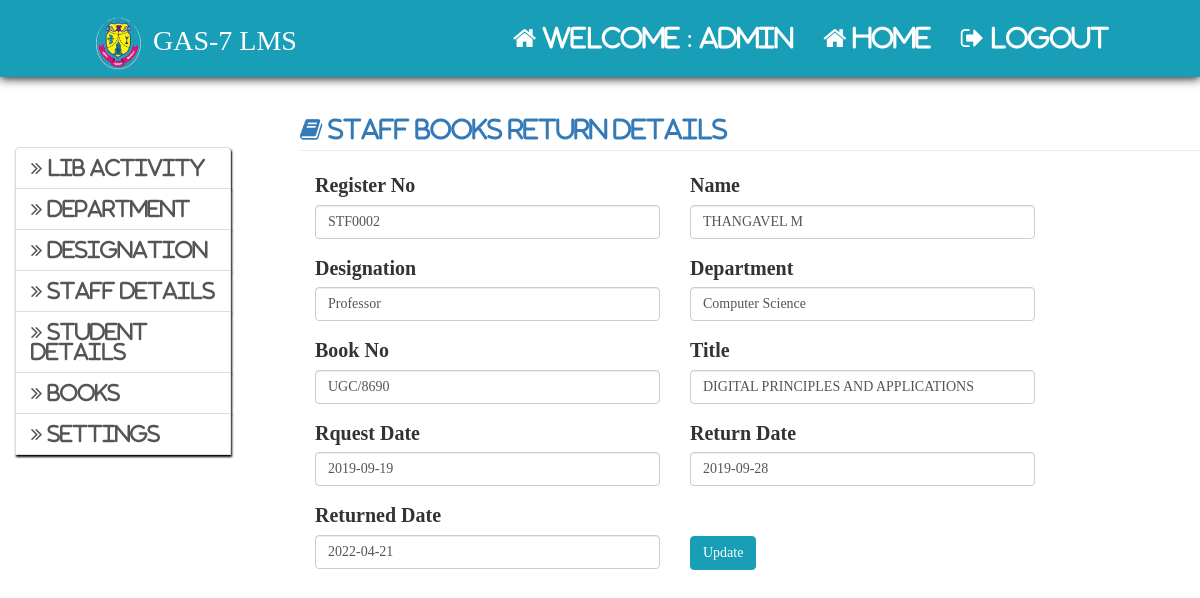
Page /admin/staff_return_book.php?id=2 (signed in) on the committed database.
### tables this page shows
CREATE TABLE `settings` (
  `id` int(11) NOT NULL AUTO_INCREMENT,
  `app_name` varchar(30) NOT NULL,
  `app_decp` varchar(300) DEFAULT NULL,
  `app_logo` varchar(80) NOT NULL,
  `smtp_host` varchar(33) NOT NULL,
  `smtp_port` varchar(10) NOT NULL,
  `smtp_user` varchar(30) NOT NULL,
  `smtp_pass` varchar(30) NOT NULL,
  `smtp_sec_type` enum('ssl','tls') NOT NULL,
  PRIMARY KEY (`id`)
);

CREATE TABLE `designation` (
  `id` int(11) NOT NULL AUTO_INCREMENT,
  `designation` varchar(150) NOT NULL,
  PRIMARY KEY (`id`)
);

CREATE TABLE `staff` (
  `sid` int(11) NOT NULL AUTO_INCREMENT,
  `regno` varchar(150) NOT NULL,
  `sname` varchar(150) NOT NULL,
  `semail` varchar(200) NOT NULL,
  `did` int(11) NOT NULL,
  `id` int(11) NOT NULL,
  `contact` varchar(150) NOT NULL,
  `gender` enum('male','female') NOT NULL,
  `image` varchar(300) NOT NULL,
  `role` char(20) NOT NULL,
  PRIMARY KEY (`sid`),
  KEY `id` (`id`),
  KEY `did` (`did`),
  CONSTRAINT `staff_ibfk_2` FOREIGN KEY (`id`) REFERENCES `designation` (`id`),
  CONSTRAINT `staff_ibfk_4` FOREIGN KEY (`did`) REFERENCES `department` (`did`) ON UPDATE NO ACTION
);

CREATE TABLE `staff_department` (
  `id` int(11) NOT NULL AUTO_INCREMENT,
  `s_d_name` varchar(64) NOT NULL,
  PRIMARY KEY (`id`)
);

CREATE TABLE `books` (
  `bid` int(11) NOT NULL AUTO_INCREMENT,
  `sno` varchar(150) NOT NULL,
  `bno` varchar(20) NOT NULL,
  `bcode` varchar(50) DEFAULT NULL,
  `title` varchar(150) NOT NULL,
  `aname` varchar(150) NOT NULL,
  `publication` varchar(150) NOT NULL,
  `price` varchar(150) NOT NULL,
  `alamara` varchar(150) NOT NULL,
  `rack` varchar(150) NOT NULL,
  `status` int(11) NOT NULL,
  `sstatus` int(11) NOT NULL,
  PRIMARY KEY (`bid`)
);

CREATE TABLE IF NOT EXISTS `staff_barrow_books` (
  `sbid` int(11) NOT NULL AUTO_INCREMENT,
  `sid` int(11) NOT NULL,
  `bid` int(11) NOT NULL,
  `request_date` date NOT NULL,
  `return_date` date NOT NULL,
  `today` date NOT NULL,
  `status` int(11) NOT NULL,
  PRIMARY KEY (`sbid`)
);

### admin/staff_return_book.php (the view, shortened to what this page needs)
<?php
	include"../include/config.php";
?>
<html>
	<head>
		<?php
			include"../include/head.php";
		?>
	</head>
	<body>
		<?php include"admin_home_nav.php";?>
		<div class="col-md-3" style="margin-top:50px">
			<?php
				include"admin_sidenav.php";
			?>
		</div>
		<div class="col-md-offset-3">
			<?php
				$qry="
					Select staff.did, staff_department.s_d_name, designation.designation, staff.sname,
				    staff.regno, staff.sid, staff_barrow_books.request_date,
				    staff_barrow_books.return_date, staff_barrow_books.bid, books.bno,
				    books.title, books.bid
				  From designation Inner Join
				    staff On staff.id = designation.id Inner Join
				    staff_department On staff.did = staff_department.id Inner Join
				    staff_barrow_books On staff.sid = staff_barrow_books.sid Inner Join
				    books On staff_barrow_books.bid = books.bid where books.bid='{$_GET["id"]}'
				";
				$res=$con->query($qry);
				if($res->num_rows>0)
				{
					$row=$res->fetch_assoc();
				}  else {
					header("location:./admin_home.php");
				}
			?>
			<h3 class='page-header text-primary'><i class='fa fa-book'> Staff Books Return Details</i></h3>
			<form method="post" action="<?php echo $_SERVER['REQUEST_URI']?>">
				<div class="form-group col-md-5">
					<label>Register No</label>
					<input type="text" value="<?php echo $row['regno']?>" name="rno" class="form-control">
				</div>
				<div class="form-group col-md-5">
					<label>Name</label>
					<input type="text" value="<?php echo $row['sname']?>" name="name" class="form-control">
				</div>
				<div class="form-group col-md-5">
					<label>Designation</label>
					<input type="text" value="<?php echo $row['designation']?>" name="design" class="form-control">
				</div>
				<div class="form-group col-md-5">
					<label>Department</label>
					<input type="text" value="<?php echo $row['s_d_name']?>" name="dep" class="form-control">
				</div>
				<div class="form-group col-md-5">
					<label>Book No</label>
					<input type="text" value="<?php echo $row['bno']?>" name="bno" class="form-control">
				</div>
				<div class="form-group col-md-5">
					<label>Title</label>
					<input type="text" value="<?php echo $row['title']?>" name="title" class="form-control">
				</div>
				<div class="form-group col-md-5">
					<label>Rquest Date</label>
					<input type="text" value="<?php echo $row['request_date']?>" name="request_date" class="form-control">
				</div>
				<div class="form-group col-md-5">
					<label>Return Date</label>
					<input type="text" value="<?php echo $row['return_date']?>" name="return_date" class="form-control">
				</div>
				<div class="form-group col-md-5">
					<label>Returned Date</label>
					<input type="text" name="returned_date" class="form-control" value="<?php echo date('Y-m-d'); ?>">
				</div>
				<div class="form-group col-md-5" style="margin-top:35px">
					<input type="submit" name="submit" class="btn btn-primary" value="Update">
				</div>
			</form>
		</div>
	</body>
</html>

### admin/admin_home_nav.php
<nav class="navbar navbar-inverse navbar-fixed-top">
	<div class="container-fluid">
		<div class="navbar-header">
			<a class="navbar-brand"><i class=""><img src="../img/logo.png" width="55px"></i> <?php echo $row["app_name"]; ?></a>
		</div>
		<ul class="nav navbar-nav navbar-right">
			<li><a href="#"><span class="fa fa-home"> Welcome : <?php echo $_SESSION['aname']?></span></a></li>
			<li><a href="admin_home.php"><span class="fa fa-home"> Home</span></a></li>
			<li><a href="../logout.php"><span class="fa fa-sign-out"> Logout</span></a></li>
		</ul>
	</div>
</nav>

### css/style.css (style rules this page uses)
.btn-primary { background-color:#199EB8; border-color:#199EB8; }
.navbar { position: relative; min-height: 75px; margin-bottom: 20px; border: 1px solid transparent; box-shadow: 0px 1px 10px black; }
.navbar-nav>li>a { padding-top: 25px; padding-bottom:25px; }
body { font-family:Times New Roman; font-size:20px; line-height: 1.42857143; color: #333; background-color: #fff; }
.navbar-inverse .navbar-nav>li>a { color: white; font-size:25px; }
.navbar-brand { float: left; height: 50px; padding: 15px 15px; font-size: 28px; line-height:1.7; }
.navbar-inverse .navbar-brand { color: white; }
.navbar>.container-fluid .navbar-brand { margin-left: 60px; }
.navbar-inverse { background-color:#199EB8; border-color:#199EB8; }
.navbar-right { float: right!important; margin-right: 60px; }

### rows in the picture
settings: app_name "GAS-7 LMS"
designation: rno "STF0002", name "THANGAVEL M", design "Professor", dep "Computer Science", bno "UGC/8690", title "DIGITAL PRINCIPLES AND APPLICATIONS", request_date "2019-09-19", return_date "2019-09-28"

### other values in the picture
$_SESSION['aname'] "admin"
